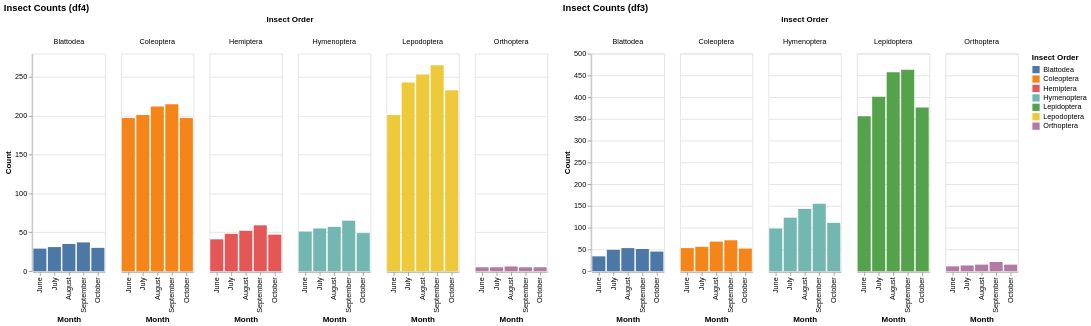

Here is the notebook cell this chart was saved with:
### Code cell
#code for linear regression and multiple linear linear regression

import altair as alt
import pandas as pd

# Assuming both dataframes have the same columns
# Melt dataframes into long format
df4_long = pd.melt(df4, id_vars=['Insect Order'], var_name='Month', value_name='Count')
# Assuming df3 exists and has the same structure
df3_long = pd.melt(df3, id_vars=['Insect Order'], var_name='Month', value_name='Count')

# Create a chart with different color for each dataset
chart = alt.Chart(df4_long).mark_bar().encode(
    x=alt.X('Month:N', sort=['June', 'July', 'August', 'September', 'October']),
    y='Count:Q',
    color='Insect Order',
    column='Insect Order'
).properties(title='Insect Counts (df4)')


# Create a chart for df3
chart_df3 = alt.Chart(df3_long).mark_bar().encode(
    x=alt.X('Month:N', sort=['June', 'July', 'August', 'September', 'October']),
    y='Count:Q',
    color='Insect Order',
    column='Insect Order'
).properties(title='Insect Counts (df3)')

# Display both charts
chart | chart_df3

### Figure 1 — Vega-Lite specification as saved in the notebook (floating-point values rounded to 4 significant figures)
{"config": {"view": {"continuousWidth": 400, "continuousHeight": 300}}, "hconcat": [{"data": {"name": "data-904b5b9a38831e5f5944be8f1798e9d2"}, "mark": "bar", "encoding": {"color": {"field": "Insect Order", "type": "nominal"}, "column": {"field": "Insect Order", "type": "nominal"}, "x": {"field": "Month", "sort": ["June", "July", "August", "September", "October"], "type": "nominal"}, "y": {"field": "Count", "type": "quantitative"}}, "title": "Insect Counts (df4)"}, {"data": {"name": "data-420eeaaeffdf8a32dbc66f46afa14d5c"}, "mark": "bar", "encoding": {"color": {"field": "Insect Order", "type": "nominal"}, "column": {"field": "Insect Order", "type": "nominal"}, "x": {"field": "Month", "sort": ["June", "July", "August", "September", "October"], "type": "nominal"}, "y": {"field": "Count", "type": "quantitative"}}, "title": "Insect Counts (df3)"}], "$schema": "https://vega.github.io/schema/vega-lite/v4.17.0.json", "datasets": {"data-904b5b9a38831e5f5944be8f1798e9d2": [{"Insect Order": "Lepodoptera", "Month": "June", "Count": 201}, {"Insect Order": "Coleoptera", "Month": "June", "Count": 197}, {"Insect Order": "Hymenoptera", "Month": "June", "Count": 51}, {"Insect Order": "Hemiptera", "Month": "June", "Count": 41}, {"Insect Order": "Blattodea", "Month": "June", "Count": 29}, {"Insect Order": "Orthoptera", "Month": "June", "Count": 5}, {"Insect Order": "Lepodoptera", "Month": "July", "Count": 243}, {"Insect Order": "Coleoptera", "Month": "July", "Count": 201}, {"Insect Order": "Hymenoptera", "Month": "July", "Count": 55}, {"Insect Order": "Hemiptera", "Month": "July", "Count": 48}, {"Insect Order": "Blattodea", "Month": "July", "Count": 31}, {"Insect Order": "Orthoptera", "Month": "July", "Count": 5}, {"Insect Order": "Lepodoptera", "Month": "August", "Count": 253}, {"Insect Order": "Coleoptera", "Month": "August", "Count": 212}, {"Insect Order": "Hymenoptera", "Month": "August", "Count": 57}, {"Insect Order": "Hemiptera", "Month": "August", "Count": 52}, {"Insect Order": "Blattodea", "Month": "August", "Count": 35}, {"Insect Order": "Orthoptera", "Month": "August", "Count": 6}, {"Insect Order": "Lepodoptera", "Month": "September", "Count": 265}, {"Insect Order": "Coleoptera", "Month": "September", "Count": 215}, {"Insect Order": "Hymenoptera", "Month": "September", "Count": 65}, {"Insect Order": "Hemiptera", "Month": "September", "Count": 59}, {"Insect Order": "Blattodea", "Month": "September", "Count": 37}, {"Insect Order": "Orthoptera", "Month": "September", "Count": 5}, {"Insect Order": "Lepodoptera", "Month": "October", "Count": 233}, {"Insect Order": "Coleoptera", "Month": "October", "Count": 197}, {"Insect Order": "Hymenoptera", "Month": "October", "Count": 49}, {"Insect Order": "Hemiptera", "Month": "October", "Count": 47}, {"Insect Order": "Blattodea", "Month": "October", "Count": 30}, {"Insect Order": "Orthoptera", "Month": "October", "Count": 5}], "data-420eeaaeffdf8a32dbc66f46afa14d5c": [{"Insect Order": "Lepidoptera", "Month": "June", "Count": 356}, {"Insect Order": "Hymenoptera", "Month": "June", "Count": 98}, {"Insect Order": "Coleoptera", "Month": "June", "Count": 53}, {"Insect Order": "Blattodea", "Month": "June", "Count": 34}, {"Insect Order": "Orthoptera", "Month": "June", "Count": 11}, {"Insect Order": "Lepidoptera", "Month": "July", "Count": 401}, {"Insect Order": "Hymenoptera", "Month": "July", "Count": 123}, {"Insect Order": "Coleoptera", "Month": "July", "Count": 56}, {"Insect Order": "Blattodea", "Month": "July", "Count": 49}, {"Insect Order": "Orthoptera", "Month": "July", "Count": 13}, {"Insect Order": "Lepidoptera", "Month": "August", "Count": 457}, {"Insect Order": "Hymenoptera", "Month": "August", "Count": 143}, {"Insect Order": "Coleoptera", "Month": "August", "Count": 68}, {"Insect Order": "Blattodea", "Month": "August", "Count": 53}, {"Insect Order": "Orthoptera", "Month": "August", "Count": 15}, {"Insect Order": "Lepidoptera", "Month": "September", "Count": 463}, {"Insect Order": "Hymenoptera", "Month": "September", "Count": 155}, {"Insect Order": "Coleoptera", "Month": "September", "Count": 71}, {"Insect Order": "Blattodea", "Month": "September", "Count": 51}, {"Insect Order": "Orthoptera", "Month": "September", "Count": 21}, {"Insect Order": "Lepidoptera", "Month": "October", "Count": 376}, {"Insect Order": "Hymenoptera", "Month": "October", "Count": 111}, {"Insect Order": "Coleoptera", "Month": "October", "Count": 52}, {"Insect Order": "Blattodea", "Month": "October", "Count": 45}, {"Insect Order": "Orthoptera", "Month": "October", "Count": 15}]}}
